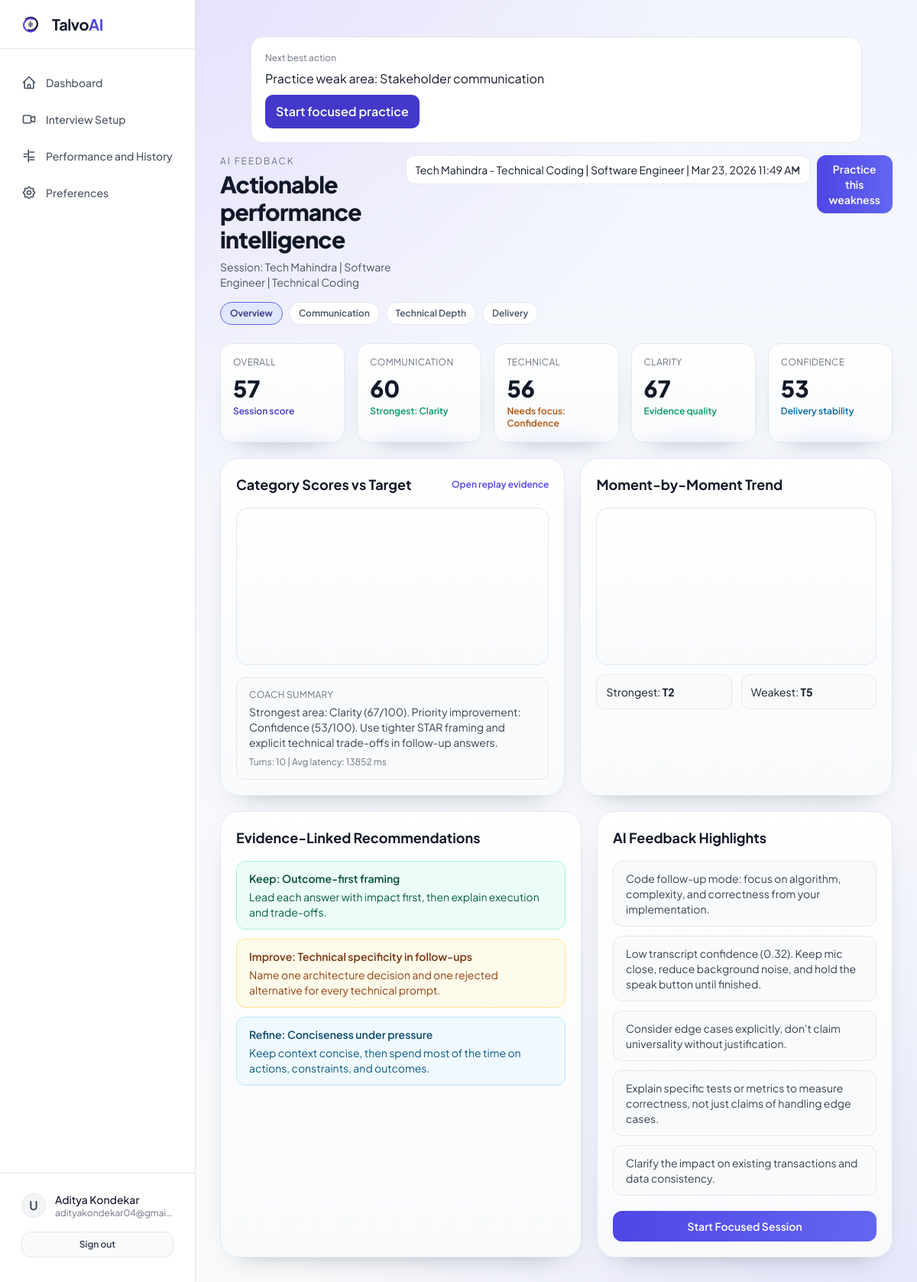
Page /feedback-dashboard/ (signed in) on the committed database.
### talvo1/models.py (models this page shows, shortened)
class InterviewSession(models.Model):
	STATUS_ACTIVE = 'active'
	STATUS_COMPLETED = 'completed'
	STATUS_ABORTED = 'aborted'
	STATUS_CHOICES = [
		(STATUS_ACTIVE, 'Active'),
		(STATUS_COMPLETED, 'Completed'),
		(STATUS_ABORTED, 'Aborted'),
	]
	user = models.ForeignKey(settings.AUTH_USER_MODEL, on_delete=models.CASCADE, related_name='interview_sessions')
	target_role = models.CharField(max_length=140)
	target_company = models.CharField(max_length=140)
	difficulty = models.CharField(max_length=20, default='Medium')
	interview_type = models.CharField(max_length=40, default='Behavioral')
	status = models.CharField(max_length=20, choices=STATUS_CHOICES, default=STATUS_ACTIVE)
	started_at = models.DateTimeField(auto_now_add=True)
	updated_at = models.DateTimeField(auto_now=True)

class InterviewTurn(models.Model):
	session = models.ForeignKey(InterviewSession, on_delete=models.CASCADE, related_name='turns')
	turn_index = models.PositiveIntegerField()
	user_transcript = models.TextField(blank=True)
	ai_response = models.TextField()
	ai_feedback = models.TextField(blank=True)
	user_audio_path = models.CharField(max_length=255, blank=True)
	ai_audio_path = models.CharField(max_length=255, blank=True)
	processing_ms = models.PositiveIntegerField(default=0)
	created_at = models.DateTimeField(auto_now_add=True)
	class Meta:
		ordering = ['turn_index', 'id']
		unique_together = [('session', 'turn_index')]

### talvo1/views.py (the view)
# urls.py: path('feedback-dashboard/', views.feedback_dashboard, name='feedback_dashboard'),
@login_required
def feedback_dashboard(request):
	context = _build_feedback_context(request.user, request.GET.get('session'))
	return render(request, 'Feedback-Dashboard-e357383ccf44499a9e9039de4a019dab.html', context)

### talvo1/views.py (called while the page is built)
def _clamp_score(value: int) -> int:
	if value < 0:
		return 0
	if value > 100:
		return 100
	return value

### templates/Feedback-Dashboard-e357383ccf44499a9e9039de4a019dab.html (shortened to what this page needs)
﻿<!DOCTYPE html>
<html lang="en">
<head>
  <script src="https://cdn.tailwindcss.com?plugins=forms,container-queries"></script>
</head>
<body class="bg-gray-50 text-gray-900 flex min-h-screen">
  {% include 'partials/sidebar.html' %}
  <div class="flex-1 min-w-0 flex flex-col min-h-screen">
    <main class="mx-auto max-w-7xl w-full p-4 sm:p-6 lg:p-8">
      {% if has_feedback_data %}
        <header class="flex flex-col lg:flex-row lg:items-start justify-between gap-4 animate-in">
          <div>
            <p class="text-xs uppercase tracking-[0.16em] text-gray-500">AI Feedback</p>
            <h1 class="mt-1 text-2xl sm:text-3xl font-black tracking-tight">Actionable performance intelligence</h1>
            <p class="mt-2 text-sm text-gray-600">Session: {{ selected_session.target_company }} | {{ selected_session.target_role }} | {{ selected_session.interview_type }}</p>
          </div>
          <div class="flex flex-col sm:flex-row gap-2 w-full lg:w-auto">
            <form method="get" class="w-full sm:w-auto">
              <select name="session" onchange="this.form.submit()" class="rounded-xl border border-gray-200 bg-white px-3 py-2 text-sm min-w-[260px] w-full sm:w-auto">
                {% for option in session_options %}
                  <option value="{{ option.id }}" {% if selected_session.id == option.id %}selected{% endif %}>
                    {{ option.label }} | {{ option.role }} | {{ option.started_at|date:'M d, Y h:i A' }}
                  </option>
                {% endfor %}
              </select>
            </form>
            <a href="{% url 'interview_setup' %}" class="rounded-xl w-full sm:w-auto text-center bg-gradient-to-r from-indigo-600 to-indigo-500 px-4 py-2 text-sm font-semibold text-white shadow-sm hover:shadow-md transition-all duration-200">Practice this weakness</a>
          </div>
        </header>
        <section id="focusTabs" class="mt-4 flex flex-wrap gap-2 animate-in" style="animation-delay: 30ms;">
          <button type="button" data-focus="overview" class="focus-tab active rounded-full px-3 py-1.5 text-xs font-semibold">Overview</button>
          <button type="button" data-focus="communication" class="focus-tab rounded-full px-3 py-1.5 text-xs font-semibold">Communication</button>
          <button type="button" data-focus="technical" class="focus-tab rounded-full px-3 py-1.5 text-xs font-semibold">Technical Depth</button>
          <button type="button" data-focus="delivery" class="focus-tab rounded-full px-3 py-1.5 text-xs font-semibold">Delivery</button>
        </section>
        <section class="mt-6 grid gap-3 sm:gap-4 grid-cols-1 sm:grid-cols-2 lg:grid-cols-5">
          <article class="kpi-card rounded-2xl ui-surface p-4 ui-lift animate-in" style="animation-delay: 60ms;">
            <p class="text-xs uppercase tracking-wide text-gray-500">Overall</p>
            <p class="mt-2 text-3xl font-black text-gray-900">{{ overall_score }}</p>
            <p class="mt-1 text-xs font-semibold text-indigo-700">Session score</p>
          </article>
          <article class="kpi-card rounded-2xl ui-surface p-4 ui-lift animate-in" style="animation-delay: 80ms;">
            <p class="text-xs uppercase tracking-wide text-gray-500">Communication</p>
            <p class="mt-2 text-3xl font-black text-gray-900">{{ communication_score }}</p>
            <p class="mt-1 text-xs font-semibold text-emerald-600">Strongest: {{ strongest_area }}</p>
          </article>
          <article class="kpi-card rounded-2xl ui-surface p-4 ui-lift animate-in" style="animation-delay: 100ms;">
            <p class="text-xs uppercase tracking-wide text-gray-500">Technical</p>
            <p class="mt-2 text-3xl font-black text-gray-900">{{ technical_score }}</p>
            <p class="mt-1 text-xs font-semibold text-amber-700">Needs focus: {{ weakest_area }}</p>
          </article>
          <article class="kpi-card rounded-2xl ui-surface p-4 ui-lift animate-in" style="animation-delay: 120ms;">
            <p class="text-xs uppercase tracking-wide text-gray-500">Clarity</p>
            <p class="mt-2 text-3xl font-black text-gray-900">{{ clarity_score }}</p>
            <p class="mt-1 text-xs font-semibold text-emerald-600">Evidence quality</p>
          </article>
          <article class="kpi-card rounded-2xl ui-surface p-4 ui-lift animate-in" style="animation-delay: 140ms;">
            <p class="text-xs uppercase tracking-wide text-gray-500">Confidence</p>
            <p class="mt-2 text-3xl font-black text-gray-900">{{ confidence_score }}</p>
            <p class="mt-1 text-xs font-semibold text-sky-700">Delivery stability</p>
          </article>
        </section>
        <section class="mt-5 grid gap-4 md:gap-5 md:grid-cols-[1.05fr_.95fr]">
          <article class="rounded-3xl ui-surface p-4 sm:p-5 ui-lift animate-in" style="animation-delay: 150ms;">
            <div class="flex flex-col sm:flex-row sm:items-center justify-between gap-2">
              <h2 class="text-lg font-bold">Category Scores vs Target</h2>
              <a href="{% url 'replay_page' %}" class="text-xs font-semibold text-indigo-600 hover:text-indigo-700">Open replay evidence</a>
            </div>
            <div class="chart-shell mt-4">
              <div id="feedbackRadarChart" class="h-56 sm:h-48 w-full rounded-xl"></div>
            </div>
            <div class="mt-4 rounded-xl border border-gray-200 bg-gray-50 p-3 sm:px-4 sm:py-3.5">
              <p class="text-xs uppercase tracking-wide text-gray-500">Coach Summary</p>
              <p class="mt-1 text-sm text-gray-700">{{ coach_summary }}</p>
              <p class="mt-2 text-xs text-gray-500">Turns: {{ selected_session_turn_count }} | Avg latency: {{ selected_avg_latency }} ms</p>
            </div>
          </article>
          <article class="rounded-3xl ui-surface p-4 sm:p-5 ui-lift animate-in" style="animation-delay: 170ms;">
            <h2 class="text-lg font-bold">Moment-by-Moment Trend</h2>
            <div class="chart-shell mt-4">
              <div id="feedbackTrendChart" class="h-52 sm:h-48"></div>
            </div>
            <div class="mt-3 grid grid-cols-1 sm:grid-cols-2 gap-2 sm:gap-3 text-sm">
              <div class="rounded-xl bg-gray-50 border border-gray-200 p-2 sm:p-3 text-center sm:text-left">Strongest: <strong id="strongestMoment">{{ focus_payload.overview.strongest }}</strong></div>
              <div class="rounded-xl bg-gray-50 border border-gray-200 p-2 sm:p-3 text-center sm:text-left">Weakest: <strong id="weakestMoment">{{ focus_payload.overview.weakest }}</strong></div>
            </div>
          </article>
        </section>
        <section class="mt-5 grid gap-4 md:gap-5 md:grid-cols-[1.1fr_.9fr]">
          <article class="rounded-3xl ui-surface p-4 sm:p-5 ui-lift animate-in" style="animation-delay: 190ms;">
            <h2 class="text-lg font-bold">Evidence-Linked Recommendations</h2>
            <ul class="mt-4 space-y-3 text-sm text-gray-700">
              {% for rec in recommendations %}
                <li data-rec="{{ rec.key }}" class="recommendation-item rounded-xl px-3 py-3 sm:px-4 {% if rec.style == 'emerald' %}border border-emerald-200 bg-emerald-50{% elif rec.style == 'amber' %}border border-amber-200 bg-amber-50{% else %}border border-sky-200 bg-sky-50{% endif %}">
                  <p class="font-semibold {% if rec.style == 'emerald' %}text-emerald-900{% elif rec.style == 'amber' %}text-amber-900{% else %}text-sky-900{% endif %}">{{ rec.title }}</p>
                  <p class="mt-1 {% if rec.style == 'emerald' %}text-emerald-800{% elif rec.style == 'amber' %}text-amber-800{% else %}text-sky-800{% endif %}">{{ rec.detail }}</p>
                </li>
              {% endfor %}
            </ul>
          </article>
          <article class="rounded-3xl ui-surface p-4 sm:p-5 ui-lift animate-in" style="animation-delay: 210ms;">
            <h2 class="text-lg font-bold">AI Feedback Highlights</h2>
            <ul class="mt-4 space-y-3 text-sm text-gray-700">
              {% for line in feedback_lines %}
                <li class="rounded-xl border border-gray-200 bg-gray-50 px-3 py-3 sm:px-4">{{ line }}</li>
              {% empty %}
                <li class="rounded-xl border border-gray-200 bg-gray-50 px-3 py-3 sm:px-4 text-gray-500">No explicit per-turn feedback captured for this session yet.</li>
              {% endfor %}
            </ul>
            <a href="{% url 'interview_setup' %}" class="mt-5 inline-flex w-full items-center justify-center rounded-xl bg-gradient-to-r from-indigo-600 to-indigo-500 px-4 py-2.5 text-sm font-semibold text-white transition-all hover:opacity-90">Start Focused Session</a>
          </article>
        </section>
      {% endif %}
    </main>
  </div>
</body>
</html>

### templates/partials/sidebar.html (shortened to what this page needs)
<aside class="w-64 flex-shrink-0 bg-white border-r border-gray-200 hidden md:flex flex-col h-screen sticky top-0 z-40 shadow-sm transition-all duration-300">
  <div class="h-16 flex items-center px-6 border-b border-gray-200">
    <div class="flex items-center gap-3">
        <span class="text-xl font-bold tracking-tight text-gray-900">Talvo<span class="text-indigo-600">AI</span></span>
    </div>
  </div>
  <div class="flex-1 overflow-y-auto py-6 px-4 space-y-2">
    <a href="{% url 'dashboard' %}" class="flex items-center gap-3 px-3 py-2.5 rounded-xl text-sm font-medium text-gray-600 hover:bg-gray-100 hover:text-gray-900 transition-colors">
      Dashboard
    </a>
    <a href="{% url 'interview_setup' %}" class="flex items-center gap-3 px-3 py-2.5 rounded-xl text-sm font-medium text-gray-600 hover:bg-gray-100 hover:text-gray-900 transition-colors">
      <svg class="w-5 h-5 flex-shrink-0" fill="none" stroke="currentColor" viewBox="0 0 24 24">
        <path stroke-linecap="round" stroke-linejoin="round" stroke-width="2" d="M15 10l4.553-2.276A1 1 0 0121 8.618v6.764a1 1 0 01-1.447.894L15 14M5 18h8a2 2 0 002-2V8a2 2 0 00-2-2H5a2 2 0 00-2 2v8a2 2 0 002 2z"></path>
      </svg>
      Interview Setup
    </a>
    <a href="{% url 'history_page' %}" class="flex items-center gap-3 px-3 py-2.5 rounded-xl text-sm font-medium text-gray-600 hover:bg-gray-100 hover:text-gray-900 transition-colors">
      <svg class="w-5 h-5 flex-shrink-0" fill="none" stroke="currentColor" viewBox="0 0 24 24">
        <path stroke-linecap="round" stroke-linejoin="round" stroke-width="2" d="M11 3v18M4 13h4m-4-4h7m2-3h7m-7 8h7m-7 4h7"></path>
      </svg>
      Performance and History
    </a>
    <a href="{% url 'settings_page' %}" class="flex items-center gap-3 px-3 py-2.5 rounded-xl text-sm font-medium text-gray-600 hover:bg-gray-100 hover:text-gray-900 transition-colors">
      Preferences
    </a>
  </div>
  <div class="p-4 border-t border-gray-200">
    <a href="{% url 'profile_page' %}" class="flex items-center gap-3 px-3 py-2 rounded-xl transition-colors hover:bg-gray-50">
        <div class="h-8 w-8 rounded-full bg-gray-100 flex items-center justify-center text-gray-700 font-semibold border border-gray-200 flex-shrink-0">
          U
      </div>
      <div class="flex flex-col overflow-hidden">
        <span class="text-sm font-medium text-gray-900 truncate">{{ request.user.get_full_name|default:request.user.email|default:'User Account' }}</span>
        <span class="text-xs text-gray-500 truncate">{{ request.user.email|default:'Signed in user' }}</span>
      </div>
    </a>
    <form method="post" action="{% url 'logout_user' %}" class="mt-2 px-3">
      <button type="submit" class="w-full rounded-xl border border-gray-200 bg-gray-50 px-3 py-2 text-xs font-semibold text-gray-700 transition-colors hover:bg-gray-100">Sign out</button>
    </form>
  </div>
</aside>

### templates/Feedback-Dashboard-e357383ccf44499a9e9039de4a019dab.html (style rules this page uses)
:root { --panel-border: rgb(226 232 240); --panel-bg: linear-gradient(180deg, #ffffff 0%, #f8fafc 100%); --brand: rgb(79 70 229); --brand-soft: rgb(224 231 255); }
body { font-family:'Plus Jakarta Sans',sans-serif; background: radial-gradient(circle at 10% 5%, rgba(79, 70, 229, 0.1), transparent 30%), radial-gradient(circle at 85% 12%, rgba(14, 165, 233, 0.08), transparent 24%), #f8fafc; }
.ui-surface { border: 1px solid var(--panel-border); background: var(--panel-bg); box-shadow: 0 16px 36px -28px rgba(15, 23, 42, 0.52); }
.ui-lift { transition: transform 190ms ease, box-shadow 190ms ease, border-color 190ms ease; }
.kpi-card { position: relative; overflow: hidden; }
.kpi-card::after { content: ''; position: absolute; inset: auto -10% -40% -10%; height: 55%; background: radial-gradient(ellipse at center, rgba(99, 102, 241, 0.14), transparent 70%); pointer-events: none; }
.focus-tab { border: 1px solid rgb(226 232 240); background: #fff; color: rgb(71 85 105); transition: all 160ms ease; }
.focus-tab.active { border-color: rgb(99 102 241); background: var(--brand-soft); color: rgb(49 46 129); box-shadow: 0 10px 20px -16px rgba(79, 70, 229, 0.65); }
.chart-shell { border: 1px solid rgb(226 232 240); border-radius: 0.9rem; background: linear-gradient(180deg, #ffffff 0%, #f8fafc 100%); padding: 0.55rem 0.65rem 0.2rem; }
.recommendation-item { transition: transform 150ms ease, box-shadow 150ms ease, border-color 150ms ease; }
.animate-in { animation: riseIn 360ms ease both; }

### templates/partials/global_ui_enhancements.html (style rules this page uses)
:root { --ui-focus-ring: 0 0 0 3px rgba(79, 70, 229, 0.22); --ui-mobile-z: 80; }
body.ui-page-ready { animation: uiFadeIn 220ms ease-out; }
body.ui-page-ready.ui-violet-shell { background-image: radial-gradient(circle at 12% -8%, rgba(139, 92, 246, 0.16), transparent 38%), radial-gradient(circle at 95% 105%, rgba(99, 102, 241, 0.14), transparent 36%), linear-gradient(180deg, rgba(238, 242, 255, 0.58), rgba(249, 250, 251, 0.9)); background-attachment: fixed; background-size: cover; }

### rows in the picture
InterviewSession: target_company "Tech Mahindra", target_role "Software Engineer", interview_type "Technical Coding", session "Tech Mahindra - Technical Coding | Software Engineer | Mar 23, 2026 11:49 AM"
InterviewTurn: feedback_lines "Code follow-up mode: focus on algorithm, complexity, and correctness from your implementation."
InterviewTurn: feedback_lines "Low transcript confidence (0.32). Keep mic close, reduce background noise, and hold the speak button until finished."
InterviewTurn: feedback_lines "Consider edge cases explicitly, don't claim universality without justification."
InterviewTurn: feedback_lines "Explain specific tests or metrics to measure correctness, not just claims of handling edge cases."
InterviewTurn: feedback_lines "Clarify the impact on existing transactions and data consistency."

### other values in the picture
{{ request.user.email|default:'Signed in user' }} "adityakondekar04@gmai…"
{{ overall_score }} "57"
{{ communication_score }} "60"
{{ strongest_area }} "Clarity"
{{ technical_score }} "56"
{{ weakest_area }} "Confidence"
{{ clarity_score }} "67"
{{ confidence_score }} "53"
{{ coach_summary }} "Strongest area: Clarity (67/100). Priority improvement: Confidence (53/100). Use tighter STAR framing and explicit technical trade-offs in follow-up answers."
{{ selected_session_turn_count }} "10"
{{ selected_avg_latency }} "13852"
{{ focus_payload.overview.strongest }} "T2"
{{ focus_payload.overview.weakest }} "T5"
{{ rec.title }} "Keep: Outcome-first framing" "Improve: Technical specificity in follow-ups" "Refine: Conciseness under pressure"
{{ rec.detail }} "Lead each answer with impact first, then explain execution and trade-offs." "Name one architecture decision and one rejected alternative for every technical prompt." "Keep context concise, then spend most of the time on actions, constraints, and outcomes."
